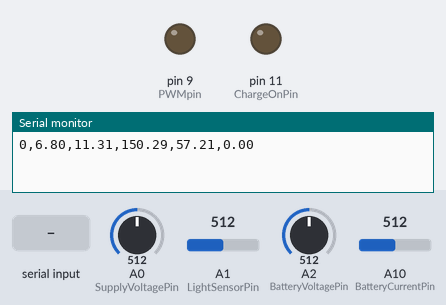
A sketch run on a simulated Arduino Mega 2560, built with avr-gcc and run on an emulated ATmega2560. On the bench: output pins drawn as LEDs (lit = HIGH), the last lines printed to the serial monitor. The inputs (shaded band) are chosen by the test bench; at power-on: A0 (SupplyVoltagePin) = 512, A1 (LightSensorPin) = 512, A2 (BatteryVoltagePin) = 512, A10 (BatteryCurrentPin) = 512.

Above: at 1.2 s.
1.3 s: "90,45\n" received over Serial
At 2.6 s:
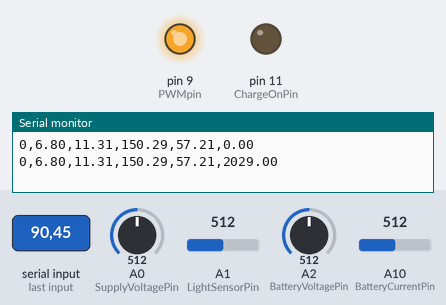
3.5 s: "5\n" received over Serial
At 5.2 s:
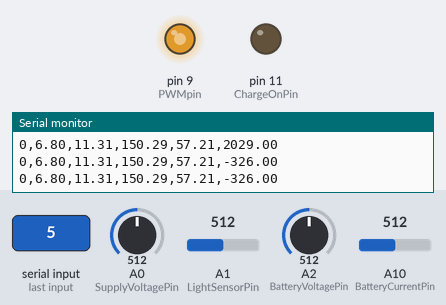
5.5 s: "90\n" received over Serial
At 6.9 s:
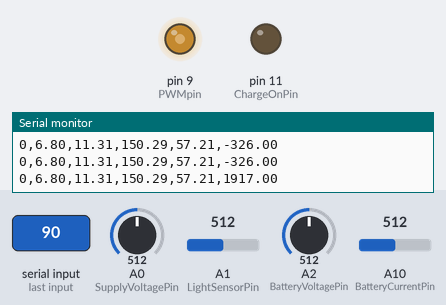
Timing chart, 0 to 8.5 s (numbered marks = the images above; inputs shaded):
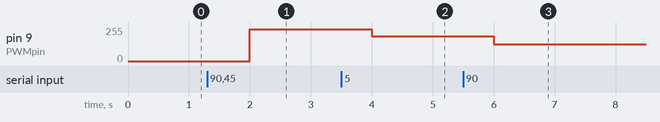

Measured:
- after the input at 1.3 s, pin 9 (PWMpin): 0/255 → 237/255 after 0.70 s
- after the input at 3.5 s, pin 9 (PWMpin): 237/255 → 186/255 after 0.50 s
- after the input at 5.5 s, pin 9 (PWMpin): 186/255 → 125/255 after 0.50 s

The sketch:

E344_22546448_Code.ino.ino
```cpp
////////////////
//Assignment 9//
////////////////
//22546448@sun.ac.za
//22546448
//Michiel Christiaan van der Berg


#define SupplyVoltagePin   A0
#define LightSensorPin     A1
#define BatteryVoltagePin  A2
#define BatteryCurrentPin  A10
#define PWMpin              9
#define ChargeOnPin        11


//global variables
String readFromSerial;
String turnOn = "OV1";
String turnOff = "OV0";
String request = "data";

bool charge ;
float  PWM;
float BatteryVoltage ;
float SupplyVoltage ;
float BatteryCurrent;
float LightSensor ;


//timer variables
unsigned int prevTime = 0;


void setup() {
  Serial.begin(115200);
  pinMode(ChargeOnPin, OUTPUT);
  pinMode(PWMpin,OUTPUT);
  pinMode(SupplyVoltagePin, INPUT);
  pinMode(LightSensorPin, INPUT);
  pinMode(BatteryVoltagePin, INPUT);
  pinMode(BatteryCurrentPin, INPUT);

}


void loop() {
  int currentTime = millis();
  //Run every 1 second
  if (currentTime - prevTime >= 1000)
  {
    SerialString();
    prevTime = currentTime;
  }
  if(Serial.available() > 0)
  {
    SerialFunction();
  }

}

void SerialFunction()
{
  readFromSerial = Serial.readStringUntil('\n');
  readFromSerial.trim();
  if(readFromSerial.equals(turnOn))
  {
    charge = HIGH;
    digitalWrite(ChargeOnPin, charge);


  }
  else if(readFromSerial.equals(turnOff))
  {
    charge = LOW;
    digitalWrite(ChargeOnPin, charge);
  }
  else
  {
    PWM = (int)(255*((float)((readFromSerial[0] - 48 - 1)*100 + (readFromSerial[1] - 48)*10 + (readFromSerial[2] - 48)))/100);
  }
  if(!(BatteryVoltage < 7.2)&&(digitalRead(ChargeOnPin) != LOW) )
  {
    digitalWrite(ChargeOnPin, LOW);
  }
}

void SerialString()
{
charge = digitalRead(ChargeOnPin);
BatteryVoltage = analogRead(BatteryVoltagePin)*5/(float)1023 + 4.3;
SupplyVoltage = analogRead(SupplyVoltagePin)*22/(float)1023 + 0.3;
BatteryCurrent = 0.5865*analogRead(BatteryCurrentPin)-150;
LightSensor = ((analogRead(LightSensorPin)*5/(float)1023 -0.5)/3.5)*100 ;
if (LightSensor <= 0){
  LightSensor = 0;
}
else if (LightSensor >= 100){
  LightSensor = 100;
}
analogWrite(PWMpin,PWM);


String output = "";
output += charge;
output += ',';
output += BatteryVoltage;
output += ',';
output += SupplyVoltage;
output += ',';
output += BatteryCurrent;
output += ',';
output += LightSensor;
output += ',';
output += PWM;

Serial.println(output);
}
```
